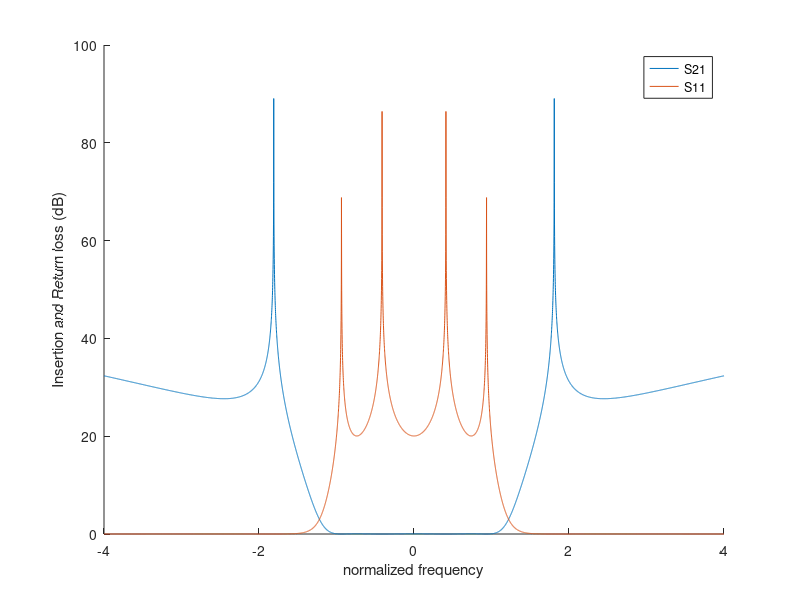

Source code (MATLAB):
wp = -4 : 0.001 : 4;
w0 = 1;
dw = 1;

n = 4;
U = eye(n);

Y = zeros(size(wp));
Z = zeros(size(wp));

M = [
    0,      0.8577, 0,      -0.2174;
    0,      0,      0.7856, 0;
    0,      0,      0,      0.8577;
    0,      0,      0,      0
    ];

M = M + M';
R1 = 1.0442;
R2 = 1.0442;
R = zeros(4, 4);
R(1, 1) = R1;
R(n, n) = R2;

for i = 1:numel(wp)
    wp_i = wp(i);
    A = (wp_i*U) - (j*R) + M;
    A_inv = inv(A);
    S21 = -2*(j)*sqrt(R1*R2)*A_inv(n, 1);
    S11 = 1+2*(j)*R1*A_inv(1,1);
    Y(1, i) = -20 * log10(S21);
    Z(1, i) = -20 * log10(S11);
end

hold on
xlabel("normalized frequency");
ylabel("Insertion and Return loss (dB)");

plot(wp, Y);
plot(wp, Z);
legend('S21', 'S11');
